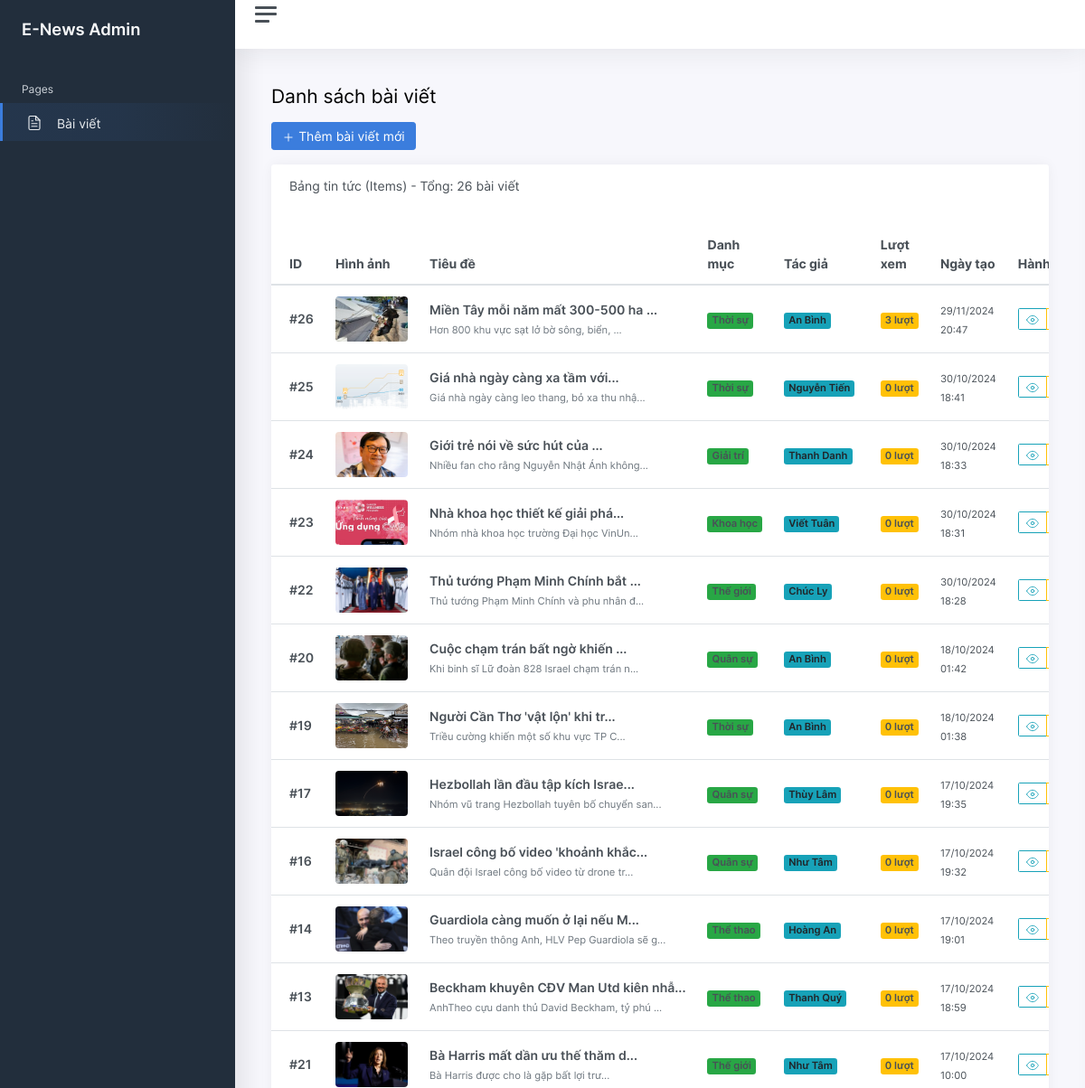
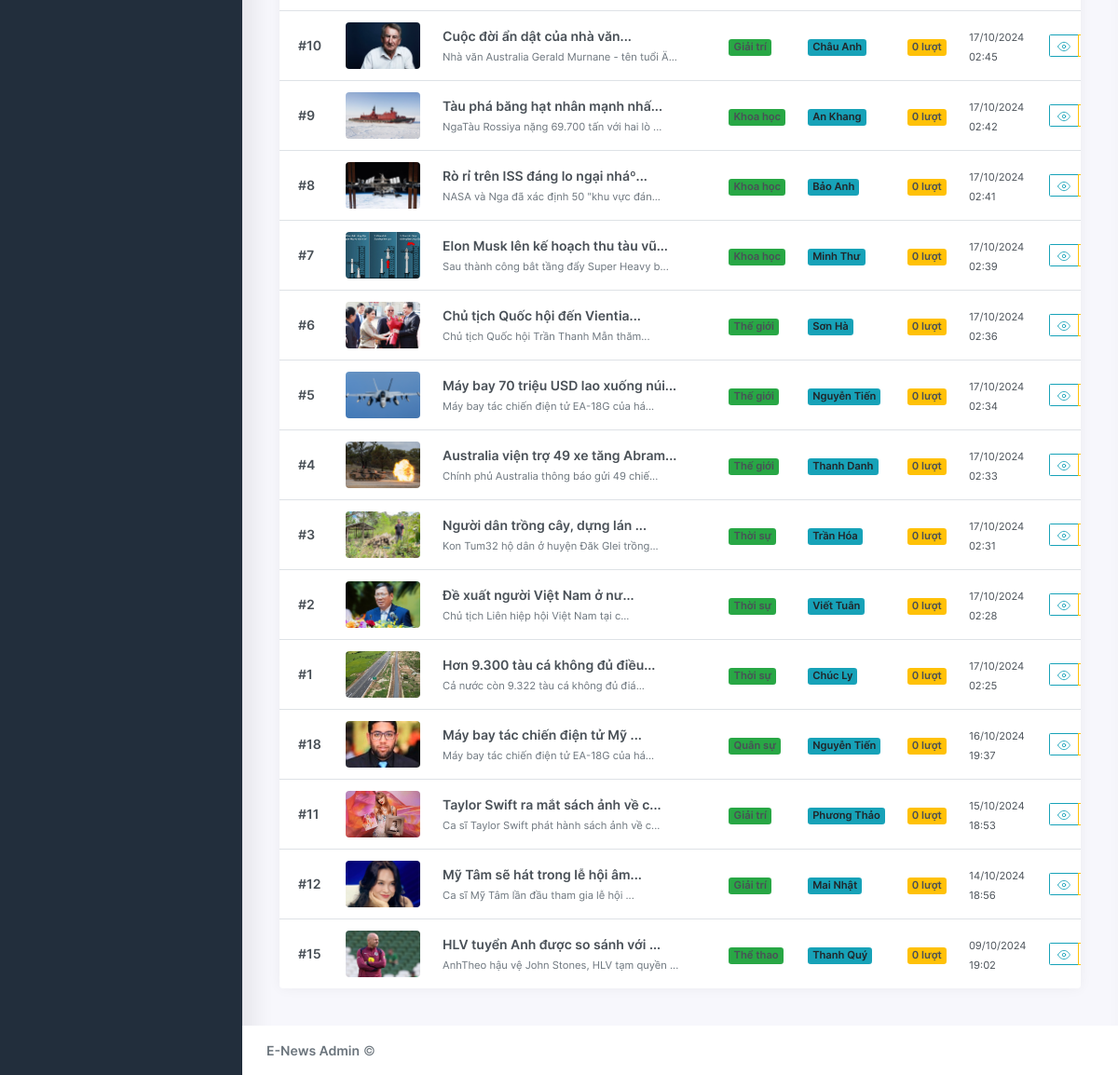
The page / on the database its author committed (2 pictures, top to bottom).
### tables this page shows
CREATE TABLE IF NOT EXISTS `items` (
  `id` int(11) NOT NULL AUTO_INCREMENT,
  `title` varchar(225) NOT NULL,
  `excerpt` varchar(225) NOT NULL,
  `content` text NOT NULL,
  `image` varchar(225) NOT NULL,
  `category` int(11) NOT NULL,
  `featured` int(11) NOT NULL,
  `views` int(11) NOT NULL,
  `created_at` timestamp NOT NULL DEFAULT current_timestamp(),
  `updated_at` timestamp NOT NULL DEFAULT current_timestamp(),
  `author` varchar(225) NOT NULL,
  PRIMARY KEY (`id`)
);

CREATE TABLE IF NOT EXISTS `categories` (
  `id` int(11) NOT NULL AUTO_INCREMENT,
  `name` varchar(225) NOT NULL,
  `slug` varchar(225) NOT NULL,
  `parent` int(11) NOT NULL DEFAULT 0,
  `image` varchar(225) NOT NULL,
  PRIMARY KEY (`id`)
);

CREATE TABLE IF NOT EXISTS `authors` (
  `id` int(11) NOT NULL AUTO_INCREMENT,
  `name` varchar(225) NOT NULL,
  `image` varchar(225) NOT NULL,
  PRIMARY KEY (`id`)
);

### database.php (called while the page is built, shortened)
<?php
class Database
{
    private $host = "localhost";
    private $username = "root";
    private $password = "";
    private $dbname = "newsdb";
    private $conn;
    public function __construct()
    {
        $this->conn = new mysqli($this->host, $this->username, $this->password, $this->dbname, 3307);
        $this->conn->set_charset("utf8mb4");
    }
    public function select($sql, $params = [])
    {
        $stmt = $this->conn->prepare($sql);
        $stmt->execute();
        $result = $stmt->get_result();
        $data = $result ? $result->fetch_all(MYSQLI_ASSOC) : [];
        return $data;
    }
}
?>

### index.php (the view, shortened to what this page needs)
<?php
require_once 'database.php';
$db = new Database();
$sql = "SELECT items.*,
               authors.name as author_name,
               categories.name as category_name
        FROM items
        LEFT JOIN authors ON items.author = authors.id
        LEFT JOIN categories ON items.category = categories.id
        ORDER BY items.created_at DESC";
$items = $db->select($sql);
?>
<!DOCTYPE html>
<html lang="vi">
<head>
    <link href="./public/css/app.css" rel="stylesheet">
</head>
<body>
    <div class="wrapper">
        <nav id="sidebar" class="sidebar">
            <div class="sidebar-content js-simplebar">
                <a class="sidebar-brand" href="index.php">
                    <span class="align-middle">E-News Admin</span>
                </a>
                <ul class="sidebar-nav">
                    <li class="sidebar-header">Pages</li>
                    <li class="sidebar-item active">
                        <a class="sidebar-link" href="index.php">
                            <i class="align-middle" data-feather="file-text"></i> <span class="align-middle">Bài viết</span>
                        </a>
                    </li>
                    </ul>
            </div>
        </nav>
        <div class="main">
            <nav class="navbar navbar-expand navbar-light navbar-bg">
                <a class="sidebar-toggle js-sidebar-toggle">
                    <i class="hamburger align-self-center"></i>
                </a>
                </nav>
            <main class="content">
                <div class="container-fluid p-0">
                    <h1 class="h3 mb-3">Danh sách bài viết</h1>
                    <div class="row mb-3">
                        <div class="col-12">
                            <a href="form_add_item.html" class="btn btn-primary">
                                <i data-feather="plus"></i> Thêm bài viết mới
                            </a>
                        </div>
                    </div>
                    <div class="row">
                        <div class="col-12">
                            <div class="card">
                                <div class="card-header">
                                    <h5 class="card-title">Bảng tin tức (Items) - Tổng: <?php echo count($items); ?> bài viết</h5>
                                </div>
                                <div class="table-responsive">
                                    <table class="table table-hover mb-0">
                                        <thead>
                                            <tr>
                                                <th>ID</th>
                                                <th>Hình ảnh</th>
                                                <th>Tiêu đề</th>
                                                <th>Danh mục</th>
                                                <th>Tác giả</th>
                                                <th class="d-none d-md-table-cell">Lượt xem</th>
                                                <th class="d-none d-md-table-cell">Ngày tạo</th>
                                                <th>Hành động</th>
                                            </tr>
                                        </thead>
                                        <tbody>
                                            <?php if (!empty($items)): ?>
                                                <?php foreach ($items as $row): ?>
                                                    <tr>
                                                        <td><strong>#<?php echo $row['id']; ?></strong></td>
                                                        <td>
                                                            <?php
                                                                $imgSrc = $row['image'];
                                                                if (!filter_var($imgSrc, FILTER_VALIDATE_URL)) {
                                                                    $imgSrc = "./public/images/" . $imgSrc;
                                                                }
                                                            ?>
                                                            <img src="<?php echo $imgSrc; ?>"
                                                                 class="thumb-img"
                                                                 onerror="this.src='./public/images/user.jpg'"
                                                                 alt="<?php echo htmlspecialchars($row['title']); ?>">
                                                        </td>
                                                        <td>
                                                            <div class="text-limit" title="<?php echo htmlspecialchars($row['title']); ?>">
                                                                <strong><?php echo substr($row['title'], 0, 40); ?>...</strong>
                                                            </div>
                                                            <small class="text-muted"><?php echo substr($row['excerpt'], 0, 50); ?>...</small>
                                                        </td>
                                                        <td>
                                                            <span class="badge bg-success">
                                                                <?php echo $row['category_name'] ?? 'Chưa phân loại'; ?>
                                                            </span>
                                                        </td>
                                                        <td>
                                                            <span class="badge bg-info text-dark">
                                                                <?php echo $row['author_name'] ?? 'Ẩn danh'; ?>
                                                            </span>
                                                        </td>
                                                        <td class="d-none d-md-table-cell">
                                                            <span class="badge bg-warning"><?php echo $row['views']; ?> lượt</span>
                                                        </td>
                                                        <td class="d-none d-md-table-cell">
                                                            <small><?php echo date('d/m/Y H:i', strtotime($row['created_at'])); ?></small>
                                                        </td>
                                                        <td>
                                                            <div class="btn-group" role="group">
                                                                <button type="button" class="btn btn-sm btn-outline-info" title="Xem chi tiết">
                                                                    <i data-feather="eye"></i>
                                                                </button>
                                                                <button type="button" class="btn btn-sm btn-outline-warning" title="Chỉnh sửa">
                                                                </button>
                                                            </div>
                                                        </td>
                                                    </tr>
                                                <?php endforeach; ?>
                                            <?php endif; ?>
                                        </tbody>
                                    </table>
                                </div>
                            </div>
                        </div>
                    </div>
                </div>
            </main>
            <footer class="footer">
                <div class="container-fluid">
                    <div class="row text-muted">
                        <div class="col-6 text-left">
                            <p class="mb-0">
                                <a href="index.php" class="text-muted"><strong>E-News Admin</strong></a> &copy;
                            </p>
                        </div>
                    </div>
                </div>
            </footer>
        </div>
    </div>
</body>
</html>

### index.php (style rules this page uses)
.thumb-img { width: 80px; height: 50px; object-fit: cover; border-radius: 4px; }
.text-limit { max-width: 300px; white-space: nowrap; overflow: hidden; text-overflow: ellipsis; }

### rows shown on the page
items: id "26", shows a picture, title "Miền Tây mỗi năm mất 300-500 ha", excerpt "Hơn 800 khu vực sạt lở bờ sông, biển,", categories.name "Thời sự", authors.name "An Bình", views "3", created_at "29/11/2024 20:47"
items: id "25", shows a picture, title "Giá nhà ngày càng xa tầm với", excerpt "Giá nhà ngày càng leo thang, bỏ xa thu nhậ", categories.name "Thời sự", authors.name "Nguyễn Tiến", views "0", created_at "30/10/2024 18:41"
items: id "24", shows a picture, title "Giới trẻ nói về sức hút của", excerpt "Nhiều fan cho rằng Nguyễn Nhật Ánh không", categories.name "Giải trí", authors.name "Thanh Danh", views "0", created_at "30/10/2024 18:33"
items: id "23", shows a picture, title "Nhà khoa học thiết kế giải phá", excerpt "Nhóm nhà khoa học trường Đại học VinUn", categories.name "Khoa học", authors.name "Viết Tuân", views "0", created_at "30/10/2024 18:31"
items: id "22", shows a picture, title "Thủ tướng Phạm Minh Chính bắt", excerpt "Thủ tướng Phạm Minh Chính và phu nhân đ", categories.name "Thế giới", authors.name "Chúc Ly", views "0", created_at "30/10/2024 18:28"
items: id "20", shows a picture, title "Cuộc chạm trán bất ngờ khiến", excerpt "Khi binh sĩ Lữ đoàn 828 Israel chạm trán n", categories.name "Quân sự", authors.name "An Bình", views "0", created_at "18/10/2024 01:42"
items: id "19", shows a picture, title "Người Cần Thơ 'vật lộn' khi tr", excerpt "Triều cường khiến một số khu vực TP C", categories.name "Thời sự", authors.name "An Bình", views "0", created_at "18/10/2024 01:38"
items: id "17", shows a picture, title "Hezbollah lần đầu tập kích Israe", excerpt "Nhóm vũ trang Hezbollah tuyên bố chuyển san", categories.name "Quân sự", authors.name "Thùy Lâm", views "0", created_at "17/10/2024 19:35"
items: id "16", shows a picture, title "Israel công bố video 'khoảnh khắc", excerpt "Quân đội Israel công bố video từ drone tr", categories.name "Quân sự", authors.name "Như Tâm", views "0", created_at "17/10/2024 19:32"
items: id "14", shows a picture, title "Guardiola càng muốn ở lại nếu M", excerpt "Theo truyền thông Anh, HLV Pep Guardiola sẽ g", categories.name "Thể thao", authors.name "Hoàng An", views "0", created_at "17/10/2024 19:01"
items: id "13", shows a picture, title "Beckham khuyên CĐV Man Utd kiên nhẫ", excerpt "AnhTheo cựu danh thủ David Beckham, tỷ phú", categories.name "Thể thao", authors.name "Thanh Quý", views "0", created_at "17/10/2024 18:59"
items: id "21", shows a picture, title "Bà Harris mất dần ưu thế thăm d", excerpt "Bà Harris được cho là gặp bất lợi trư", categories.name "Thế giới", authors.name "Như Tâm", views "0", created_at "17/10/2024 10:00"
items: id "10", shows a picture, title "Cuộc đời ẩn dật của nhà văn", excerpt "Nhà văn Australia Gerald Murnane - tên tuổi Ä", categories.name "Giải trí", authors.name "Châu Anh", views "0", created_at "17/10/2024 02:45"
items: id "9", shows a picture, title "Tàu phá băng hạt nhân mạnh nhấ", excerpt "NgaTàu Rossiya nặng 69.700 tấn với hai lò", categories.name "Khoa học", authors.name "An Khang", views "0", created_at "17/10/2024 02:42"
items: id "8", shows a picture, title "Rò rỉ trên ISS đáng lo ngại nháº", excerpt "NASA và Nga đã xác định 50 \"khu vực đán", categories.name "Khoa học", authors.name "Bảo Anh", views "0", created_at "17/10/2024 02:41"
items: id "7", shows a picture, title "Elon Musk lên kế hoạch thu tàu vũ", excerpt "Sau thành công bắt tầng đẩy Super Heavy b", categories.name "Khoa học", authors.name "Minh Thư", views "0", created_at "17/10/2024 02:39"
items: id "6", shows a picture, title "Chủ tịch Quốc hội đến Vientia", excerpt "Chủ tịch Quốc hội Trần Thanh Mẫn thăm", categories.name "Thế giới", authors.name "Sơn Hà", views "0", created_at "17/10/2024 02:36"
items: id "5", shows a picture, title "Máy bay 70 triệu USD lao xuống núi", excerpt "Máy bay tác chiến điện tử EA-18G của há", categories.name "Thế giới", authors.name "Nguyễn Tiến", views "0", created_at "17/10/2024 02:34"
items: id "4", shows a picture, title "Australia viện trợ 49 xe tăng Abram", excerpt "Chính phủ Australia thông báo gửi 49 chiế", categories.name "Thế giới", authors.name "Thanh Danh", views "0", created_at "17/10/2024 02:33"
items: id "3", shows a picture, title "Người dân trồng cây, dựng lán", excerpt "Kon Tum32 hộ dân ở huyện Đăk Glei trồng", categories.name "Thời sự", authors.name "Trần Hóa", views "0", created_at "17/10/2024 02:31"
items: id "2", shows a picture, title "Đề xuất người Việt Nam ở nư", excerpt "Chủ tịch Liên hiệp hội Việt Nam tại c", categories.name "Thời sự", authors.name "Viết Tuân", views "0", created_at "17/10/2024 02:28"
items: id "1", shows a picture, title "Hơn 9.300 tàu cá không đủ điều", excerpt "Cả nước còn 9.322 tàu cá không đủ điá", categories.name "Thời sự", authors.name "Chúc Ly", views "0", created_at "17/10/2024 02:25"
items: id "18", shows a picture, title "Máy bay tác chiến điện tử Mỹ", excerpt "Máy bay tác chiến điện tử EA-18G của há", categories.name "Quân sự", authors.name "Nguyễn Tiến", views "0", created_at "16/10/2024 19:37"
items: id "11", shows a picture, title "Taylor Swift ra mắt sách ảnh về c", excerpt "Ca sĩ Taylor Swift phát hành sách ảnh về c", categories.name "Giải trí", authors.name "Phương Thảo", views "0", created_at "15/10/2024 18:53"
items: id "12", shows a picture, title "Mỹ Tâm sẽ hát trong lễ hội âm", excerpt "Ca sĩ Mỹ Tâm lần đầu tham gia lễ hội", categories.name "Giải trí", authors.name "Mai Nhật", views "0", created_at "14/10/2024 18:56"
items: id "15", shows a picture, title "HLV tuyển Anh được so sánh với", excerpt "AnhTheo hậu vệ John Stones, HLV tạm quyền", categories.name "Thể thao", authors.name "Thanh Quý", views "0", created_at "09/10/2024 19:02"

### other values the page prints
count($items) "26"
